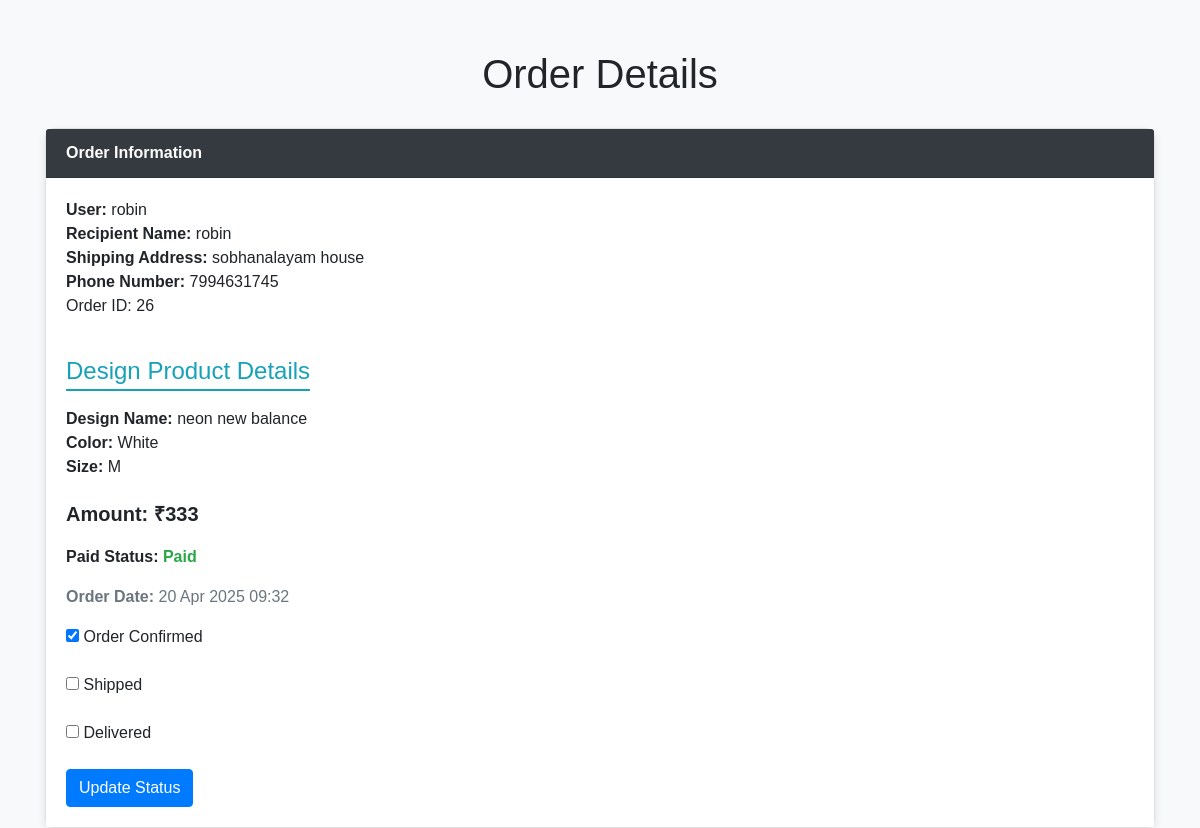
Page /order-detail/26/OrderDesign/ on the committed database.
### productapp/models.py (models this page shows, shortened)
class OrderDesign(models.Model):
     user=models.ForeignKey(User,on_delete=models.CASCADE)
     info=models.ForeignKey(UserProfile,on_delete=models.CASCADE)
     design_name = models.CharField(max_length=255)
     designcolor = models.CharField(max_length=225)
     designsize = models.CharField(max_length=225)
     amount = models.CharField(max_length=10)
     payment_id = models.CharField(max_length=100)
     paid = models.BooleanField(default=False)
     order_confirmed = models.BooleanField(default=True)
     shipped = models.BooleanField(default=False)
     delivered = models.BooleanField(default=False)
     created_at = models.DateTimeField(auto_now_add=True)

class UserProfile(models.Model):
    user = models.OneToOneField(settings.AUTH_USER_MODEL, on_delete=models.CASCADE)
    recipient_name = models.CharField(max_length=255, blank=True, null=True)
    shipping_address = models.CharField(max_length=255, blank=True, null=True)
    phone_number = models.CharField(max_length=20, blank=True, null=True)
    state = models.CharField(max_length=100, blank=True, null=True)
    city = models.CharField(max_length=100, blank=True, null=True)
    details_saved = models.BooleanField(default=False)

### productapp/views.py (the view)
# urls.py: path('order-detail/<int:order_id>/<str:order_type>/', views.admin_order_detail, name='admin_order_detail'),
def admin_order_detail(request, order_id, order_type):
    if order_type == "OrderCart":
        order = get_object_or_404(OrderCart, id=order_id)
    elif order_type == "OrderDesign":
        order = get_object_or_404(OrderDesign, id=order_id)
    if request.method == "POST":
        order.order_confirmed = request.POST.get('order_confirmed') == 'on'
        order.shipped = request.POST.get('shipped') == 'on'
        order.delivered = request.POST.get('delivered') == 'on'
        order.save()
        return redirect('productapp:admin_order_detail', order_id=order.id, order_type=order_type)  # Redirect after update
    context = {
        'order': order,
        'order_type': order_type,
    }
    return render(request, 'adminorderdetail.html', context)

### templates/adminorderdetail.html (shortened to what this page needs)
<!DOCTYPE html>
<html lang="en">
<head>
    <link href="https://stackpath.bootstrapcdn.com/bootstrap/4.5.2/css/bootstrap.min.css" rel="stylesheet">
</head>
<body>
    <div class="container">
        <div class="order-header">
            <h1>Order Details</h1>
        </div>
        <div class="card">
            <div class="card-header">
                Order Information
            </div>
            <div class="card-body">
                <form method="POST" action="{% url 'productapp:admin_order_detail' order.id order_type %}">
                    <div class="order-info">
                        <p><strong>User:</strong> {{ order.user.username }}</p>
                        <p><strong>Recipient Name:</strong> {{ order.info.recipient_name }}</p>
                        <p><strong>Shipping Address:</strong> {{ order.info.shipping_address }}</p>
                        <p><strong>Phone Number:</strong> {{ order.info.phone_number }}</p>
                        <p>Order ID: {{ order.id }}</p>
                    </div>
                    {% if order_type == "OrderCart" %}
                        <div class="section-title mb-3">Shop Product Details</div>
                        <div class="order-info">
                            <p><strong>Product Name:</strong> {{ order.product_name }}</p>
                            <p><strong>Color:</strong> {{ order.color }}</p>
                            <p><strong>Size:</strong> {{ order.size }}</p>
                        </div>
                        </div>
                    {% elif order_type == "OrderDesign" %}
                        <div class="section-title mb-3">Design Product Details</div>
                        <div class="order-info">
                            <p><strong>Design Name:</strong> {{ order.design_name }}</p>
                            <p><strong>Color:</strong> {{ order.designcolor }}</p>
                            <p><strong>Size:</strong> {{ order.designsize }}</p>
                        </div>
                    {% endif %}
                    <div class="order-total">
                        <p><strong>Amount:</strong> ₹{{ order.amount }}</p>
                    </div>
                    <p><strong>Paid Status:</strong>
                        <span class="{% if order.paid %}paid-status{% else %}pending-status{% endif %}">
                            {{ order.paid|yesno:"Paid,Pending" }}
                        </span>
                    </p>
                    <p class="order-date"><strong>Order Date:</strong> {{ order.created_at|date:"d M Y H:i" }}</p>
                    <div class="form-group">
                        <label>
                            <input type="checkbox" name="order_confirmed" {% if order.order_confirmed %}checked{% endif %}>
                            Order Confirmed
                        </label>
                    </div>
                    <div class="form-group">
                        <label>
                            <input type="checkbox" name="shipped" {% if order.shipped %}checked{% endif %}>
                            Shipped
                        </label>
                    </div>
                    <div class="form-group">
                        <label>
                            <input type="checkbox" name="delivered" {% if order.delivered %}checked{% endif %}>
                            Delivered
                        </label>
                    </div>
                    <button type="submit" class="btn btn-primary">Update Status</button>
                </form>
            </div>
        </div>
    </div>
</body>
</html>

### templates/adminorderdetail.html (style rules this page uses)
body { background-color: #f8f9fa; font-family: Arial, sans-serif; }
.container { margin-top: 50px; }
.order-header { text-align: center; margin-bottom: 30px; }
.card { border-radius: 10px; box-shadow: 0 4px 8px rgba(0,0,0,0.1); }
.card-header { font-weight: bold; background-color: #343a40; color: white; border-radius: 10px 10px 0 0; }
.card-body { padding: 20px; background-color: #ffffff; }
.order-info { margin-bottom: 15px; }
.order-info strong { font-weight: bold; }
.order-info p { margin: 0; }
.section-title { margin-top: 20px; font-size: 1.5rem; color: #17a2b8; border-bottom: 2px solid #17a2b8; display: inline-block; }
.order-total { font-size: 1.25rem; font-weight: bold; margin-top: 20px; }
.paid-status { font-weight: bold; color: #28a745; }
.order-date { margin-top: 15px; color: #6c757d; }

### rows in the picture
OrderDesign: user.username "robin", info.recipient_name "robin", info.shipping_address "sobhanalayam house", info.phone_number "7994631745", id "26", design_name "neon new balance", designcolor "White", designsize "M", amount "333", paid "Paid", created_at "20 Apr 2025 09:32", order_confirmed "☑"
